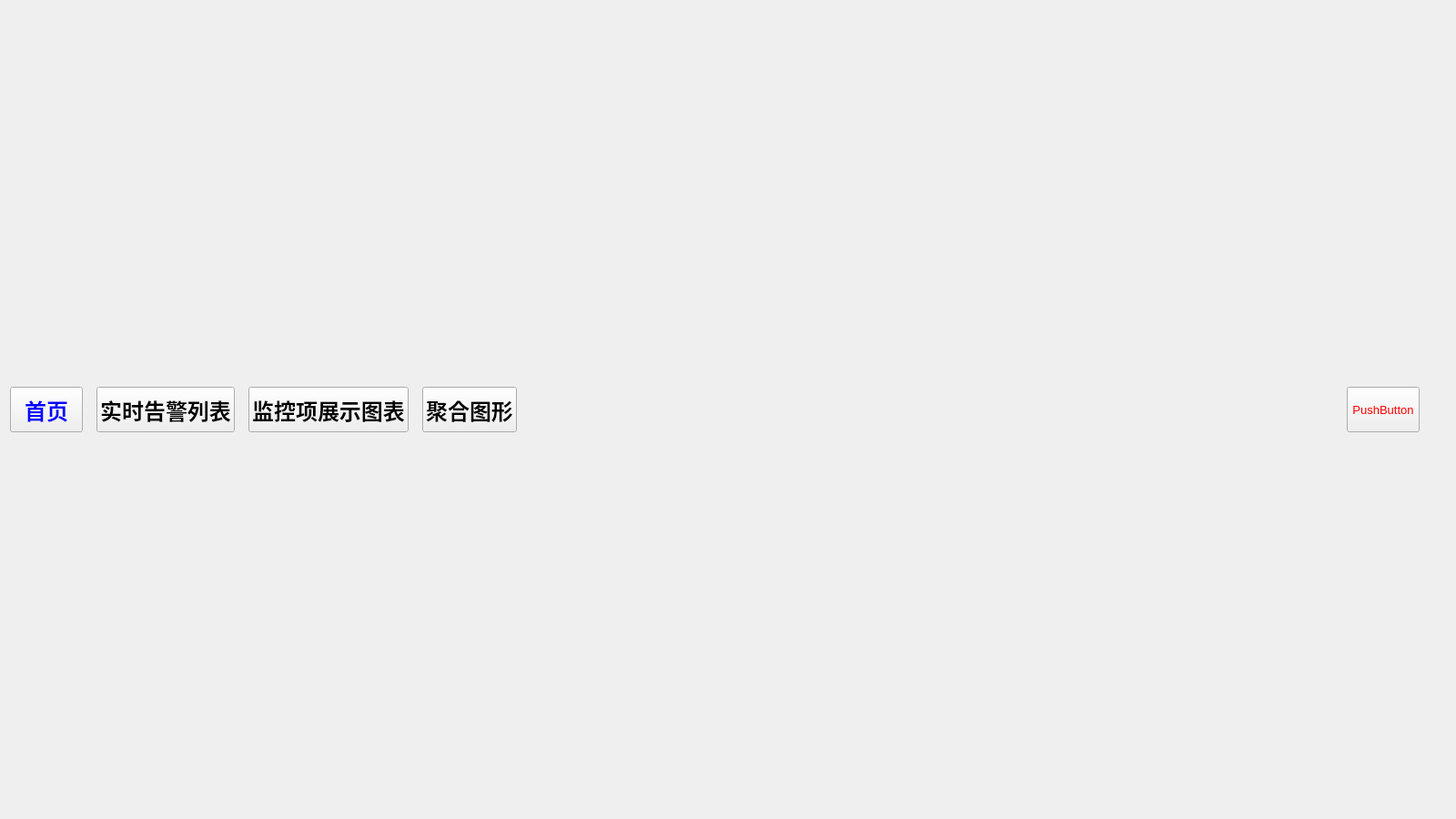
<?xml version="1.0" encoding="UTF-8"?>
<ui version="4.0">
 <class>MainWindow</class>
 <widget class="QMainWindow" name="MainWindow">
  <property name="geometry">
   <rect>
    <x>0</x>
    <y>0</y>
    <width>1600</width>
    <height>900</height>
   </rect>
  </property>
  <property name="sizePolicy">
   <sizepolicy hsizetype="Preferred" vsizetype="Preferred">
    <horstretch>0</horstretch>
    <verstretch>0</verstretch>
   </sizepolicy>
  </property>
  <property name="windowTitle">
   <string>银河监控客户端</string>
  </property>
  <widget class="QWidget" name="centralWidget">
   <layout class="QVBoxLayout" name="verticalLayout_2">
    <property name="spacing">
     <number>0</number>
    </property>
    <property name="leftMargin">
     <number>0</number>
    </property>
    <property name="topMargin">
     <number>0</number>
    </property>
    <property name="rightMargin">
     <number>0</number>
    </property>
    <property name="bottomMargin">
     <number>0</number>
    </property>
    <item>
     <widget class="QWidget" name="widget" native="true">
      <property name="sizePolicy">
       <sizepolicy hsizetype="Preferred" vsizetype="Fixed">
        <horstretch>0</horstretch>
        <verstretch>0</verstretch>
       </sizepolicy>
      </property>
      <property name="maximumSize">
       <size>
        <width>16777215</width>
        <height>50</height>
       </size>
      </property>
      <property name="styleSheet">
       <string notr="true">border-image: url(:/4.jpg);</string>
      </property>
      <layout class="QVBoxLayout" name="verticalLayout">
       <property name="topMargin">
        <number>0</number>
       </property>
       <property name="rightMargin">
        <number>40</number>
       </property>
       <property name="bottomMargin">
        <number>0</number>
       </property>
       <item>
        <layout class="QHBoxLayout" name="horizontalLayout">
         <property name="spacing">
          <number>15</number>
         </property>
         <item>
          <widget class="QPushButton" name="pushButton">
           <property name="sizePolicy">
            <sizepolicy hsizetype="Fixed" vsizetype="Preferred">
             <horstretch>0</horstretch>
             <verstretch>0</verstretch>
            </sizepolicy>
           </property>
           <property name="minimumSize">
            <size>
             <width>0</width>
             <height>0</height>
            </size>
           </property>
           <property name="font">
            <font>
             <pointsize>18</pointsize>
             <weight>75</weight>
             <bold>true</bold>
            </font>
           </property>
           <property name="styleSheet">
            <string notr="true">color: rgb(0, 0, 255);</string>
           </property>
           <property name="text">
            <string>首页</string>
           </property>
           <property name="checkable">
            <bool>false</bool>
           </property>
           <property name="checked">
            <bool>false</bool>
           </property>
           <property name="autoExclusive">
            <bool>false</bool>
           </property>
          </widget>
         </item>
         <item>
          <widget class="QPushButton" name="pushButton_2">
           <property name="sizePolicy">
            <sizepolicy hsizetype="Fixed" vsizetype="Preferred">
             <horstretch>0</horstretch>
             <verstretch>0</verstretch>
            </sizepolicy>
           </property>
           <property name="minimumSize">
            <size>
             <width>0</width>
             <height>0</height>
            </size>
           </property>
           <property name="font">
            <font>
             <pointsize>18</pointsize>
             <weight>75</weight>
             <bold>true</bold>
            </font>
           </property>
           <property name="styleSheet">
            <string notr="true"/>
           </property>
           <property name="text">
            <string>实时告警列表</string>
           </property>
           <property name="checkable">
            <bool>false</bool>
           </property>
           <property name="checked">
            <bool>false</bool>
           </property>
           <property name="autoExclusive">
            <bool>false</bool>
           </property>
          </widget>
         </item>
         <item>
          <widget class="QPushButton" name="pushButton_3">
           <property name="sizePolicy">
            <sizepolicy hsizetype="Fixed" vsizetype="Preferred">
             <horstretch>0</horstretch>
             <verstretch>0</verstretch>
            </sizepolicy>
           </property>
           <property name="minimumSize">
            <size>
             <width>0</width>
             <height>0</height>
            </size>
           </property>
           <property name="font">
            <font>
             <pointsize>18</pointsize>
             <weight>75</weight>
             <bold>true</bold>
            </font>
           </property>
           <property name="text">
            <string>监控项展示图表</string>
           </property>
           <property name="checkable">
            <bool>false</bool>
           </property>
           <property name="checked">
            <bool>false</bool>
           </property>
           <property name="autoExclusive">
            <bool>false</bool>
           </property>
          </widget>
         </item>
         <item>
          <widget class="QPushButton" name="pushButton_4">
           <property name="sizePolicy">
            <sizepolicy hsizetype="Fixed" vsizetype="Preferred">
             <horstretch>0</horstretch>
             <verstretch>0</verstretch>
            </sizepolicy>
           </property>
           <property name="minimumSize">
            <size>
             <width>0</width>
             <height>0</height>
            </size>
           </property>
           <property name="font">
            <font>
             <pointsize>18</pointsize>
             <weight>75</weight>
             <bold>true</bold>
            </font>
           </property>
           <property name="text">
            <string>聚合图形</string>
           </property>
           <property name="checkable">
            <bool>false</bool>
           </property>
           <property name="checked">
            <bool>false</bool>
           </property>
           <property name="autoExclusive">
            <bool>false</bool>
           </property>
          </widget>
         </item>
         <item>
          <spacer name="horizontalSpacer">
           <property name="orientation">
            <enum>Qt::Horizontal</enum>
           </property>
           <property name="sizeHint" stdset="0">
            <size>
             <width>40</width>
             <height>60</height>
            </size>
           </property>
          </spacer>
         </item>
         <item>
          <widget class="QPushButton" name="pushButton_5">
           <property name="sizePolicy">
            <sizepolicy hsizetype="Fixed" vsizetype="Preferred">
             <horstretch>0</horstretch>
             <verstretch>0</verstretch>
            </sizepolicy>
           </property>
           <property name="font">
            <font>
             <pointsize>10</pointsize>
            </font>
           </property>
           <property name="styleSheet">
            <string notr="true">color: rgb(255, 0, 0);</string>
           </property>
           <property name="text">
            <string>PushButton</string>
           </property>
          </widget>
         </item>
        </layout>
       </item>
      </layout>
     </widget>
    </item>
   </layout>
  </widget>
 </widget>
 <layoutdefault spacing="6" margin="11"/>
 <resources/>
 <connections/>
</ui>
